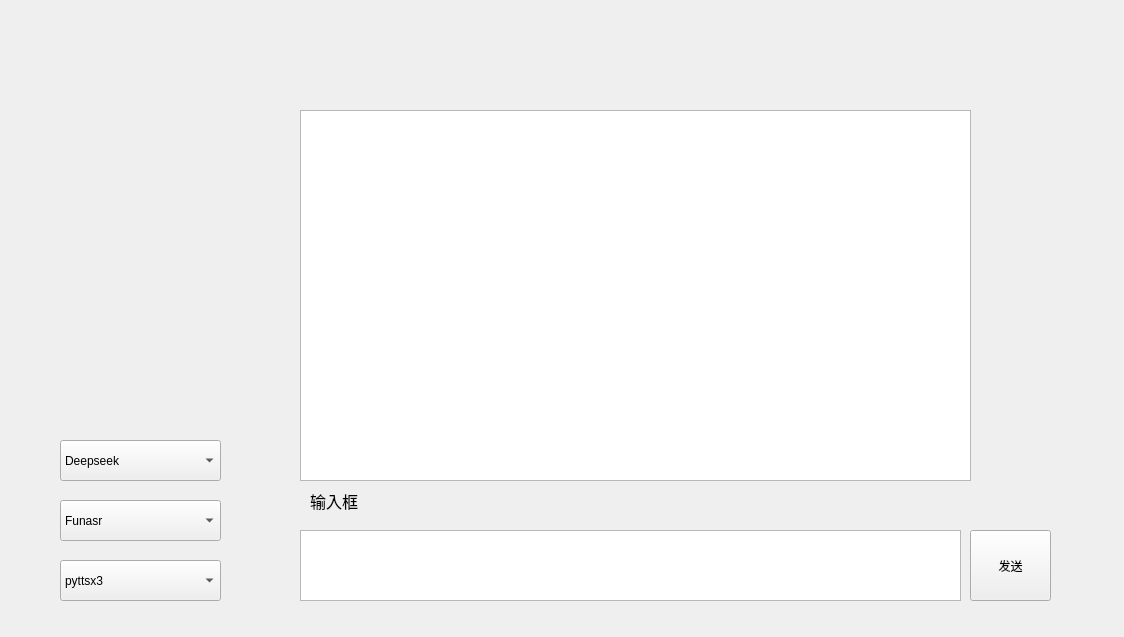
<?xml version="1.0" encoding="UTF-8"?>
<ui version="4.0">
 <class>Form</class>
 <widget class="QWidget" name="Form">
  <property name="geometry">
   <rect>
    <x>0</x>
    <y>0</y>
    <width>1124</width>
    <height>637</height>
   </rect>
  </property>
  <property name="windowTitle">
   <string>Form</string>
  </property>
  <widget class="QComboBox" name="comboBox">
   <property name="geometry">
    <rect>
     <x>60</x>
     <y>440</y>
     <width>161</width>
     <height>41</height>
    </rect>
   </property>
   <item>
    <property name="text">
     <string>Deepseek</string>
    </property>
   </item>
  </widget>
  <widget class="QComboBox" name="comboBox_2">
   <property name="geometry">
    <rect>
     <x>60</x>
     <y>500</y>
     <width>161</width>
     <height>41</height>
    </rect>
   </property>
   <item>
    <property name="text">
     <string>Funasr</string>
    </property>
   </item>
  </widget>
  <widget class="QComboBox" name="comboBox_3">
   <property name="geometry">
    <rect>
     <x>60</x>
     <y>560</y>
     <width>161</width>
     <height>41</height>
    </rect>
   </property>
   <item>
    <property name="text">
     <string>pyttsx3</string>
    </property>
   </item>
  </widget>
  <widget class="QTextEdit" name="textEdit">
   <property name="geometry">
    <rect>
     <x>300</x>
     <y>530</y>
     <width>661</width>
     <height>71</height>
    </rect>
   </property>
  </widget>
  <widget class="QLabel" name="label">
   <property name="geometry">
    <rect>
     <x>310</x>
     <y>480</y>
     <width>91</width>
     <height>41</height>
    </rect>
   </property>
   <property name="font">
    <font>
     <family>Arial</family>
     <pointsize>12</pointsize>
    </font>
   </property>
   <property name="text">
    <string>输入框</string>
   </property>
  </widget>
  <widget class="QPushButton" name="pushButton">
   <property name="geometry">
    <rect>
     <x>970</x>
     <y>530</y>
     <width>81</width>
     <height>71</height>
    </rect>
   </property>
   <property name="text">
    <string>发送</string>
   </property>
  </widget>
  <widget class="QListWidget" name="listWidget">
   <property name="geometry">
    <rect>
     <x>300</x>
     <y>110</y>
     <width>671</width>
     <height>371</height>
    </rect>
   </property>
  </widget>
  <zorder>textEdit</zorder>
  <zorder>comboBox</zorder>
  <zorder>comboBox_2</zorder>
  <zorder>comboBox_3</zorder>
  <zorder>label</zorder>
  <zorder>pushButton</zorder>
  <zorder>listWidget</zorder>
 </widget>
 <resources/>
 <connections/>
</ui>
